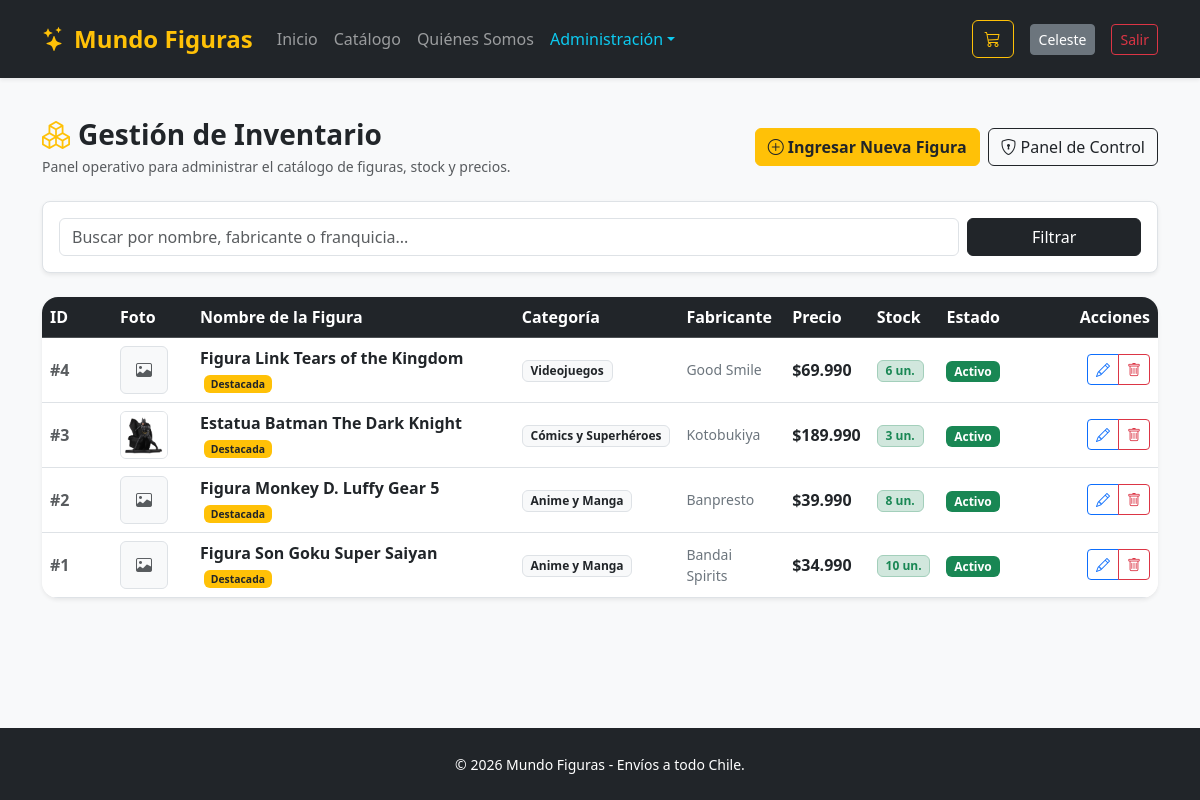
The app's page /catalogo/gestion/ (signed in) with its own data.
### apps/catalogo/models.py (models this page shows, shortened)
class Figura(models.Model):
    nombre = models.CharField(max_length=200, verbose_name="Nombre de la Figura")
    slug = models.SlugField(max_length=220, unique=True, blank=True)
    categoria = models.ForeignKey(Categoria, on_delete=models.PROTECT, related_name="figuras", verbose_name="Categoría")
    fabricante = models.CharField(max_length=100, verbose_name="Fabricante / Marca")
    escala = models.CharField(max_length=50, blank=True, verbose_name="Escala o Altura")
    descripcion = models.TextField(verbose_name="Descripción y Materiales")
    precio = models.DecimalField(max_digits=10, decimal_places=0, validators=[MinValueValidator(0)], verbose_name="Precio en CLP")
    stock = models.PositiveIntegerField(default=0, verbose_name="Stock disponible")
    imagen = models.ImageField(upload_to="figuras/", blank=True, null=True, verbose_name="Fotografía")
    destacado = models.BooleanField(default=False, verbose_name="¿Destacado?")
    activo = models.BooleanField(default=True, verbose_name="¿Disponible?")
    fecha_creacion = models.DateTimeField(auto_now_add=True)
    fecha_actualizacion = models.DateTimeField(auto_now=True)
    class Meta:
        verbose_name_plural = "Figuras Coleccionables"
        ordering = ['-fecha_creacion']
    @property
    def en_stock(self):
        return self.stock > 0
    @property
    def precio_formateado(self):
        return f"${self.precio:,.0f}".replace(",", ".")

class Categoria(models.Model):
    nombre = models.CharField(max_length=100, unique=True, verbose_name="Categoría o Franquicia")
    slug = models.SlugField(max_length=120, unique=True, blank=True, help_text="URL amigable")
    descripcion = models.TextField(blank=True, verbose_name="Descripción")
    activo = models.BooleanField(default=True, verbose_name="¿Activo?")
    creado_en = models.DateTimeField(auto_now_add=True)
    class Meta:
        verbose_name_plural = "Categorías"
        ordering = ['nombre']

### apps/catalogo/views.py (the view)
# urls.py: path('gestion/', views.gestion_figuras, name='gestion'),
@login_required
@user_passes_test(es_administrador, login_url='catalogo:lista')
def gestion_figuras(request):
    query = request.GET.get('q', '').strip()
    figuras = Figura.objects.all().select_related('categoria')
    if query:
        figuras = figuras.filter(Q(nombre__icontains=query) | Q(fabricante__icontains=query))
    paginador = Paginator(figuras.order_by('-fecha_creacion'), 10)
    pagina = paginador.get_page(request.GET.get('page'))
    return render(request, 'catalogo/gestion_figuras.html', {'figuras': pagina, 'query': query})

### apps/catalogo/views.py (called while the page is built)
def es_administrador(user):
    return user.is_authenticated and (user.is_staff or user.is_superuser)

### apps/pedidos/context_processors.py (called while the page is built)
def carrito_context(request):
    carrito = request.session.get('carrito',{})
    total_items = sum(item.get('cantidad',0) for item in carrito.values())
    return {
        'carrito_total_items': total_items
    }

### apps/catalogo/templates/catalogo/gestion_figuras.html (shortened to what this page needs)
{% extends 'base.html' %}
{% block content %}
<div class="d-flex justify-content-between align-items-center mb-4 flex-wrap gap-2">
    <div>
        <h1 class="h3 fw-bold mb-1"><i class="bi bi-boxes text-warning me-2"></i>Gestión de Inventario</h1>
        <p class="text-muted small mb-0">Panel operativo para administrar el catálogo de figuras, stock y precios.</p>
    </div>
    <div class="d-flex gap-2">
        <a href="{% url 'catalogo:crear' %}" class="btn btn-warning fw-semibold text-dark">
            <i class="bi bi-plus-circle me-1"></i>Ingresar Nueva Figura
        </a>
        <a href="/admin/catalogo/figura/" target="_blank" class="btn btn-outline-dark">
            <i class="bi bi-shield-lock me-1"></i>Panel de Control
        </a>
    </div>
</div>
<div class="card border shadow-sm p-3 mb-4 rounded-3 bg-white">
    <form method="get" class="row g-2">
        <div class="col-md-10">
            <input type="text" name="q" class="form-control" placeholder="Buscar por nombre, fabricante o franquicia..." value="{{ query }}">
        </div>
        <div class="col-md-2 d-grid">
            <button type="submit" class="btn btn-dark">Filtrar</button>
        </div>
    </form>
</div>
<div class="card border-0 shadow-sm rounded-4 overflow-hidden bg-white">
    <div class="table-responsive">
        <table class="table table-hover align-middle mb-0">
            <thead class="table-dark">
                <tr>
                    <th scope="col" style="width: 70px;">ID</th>
                    <th scope="col" style="width: 80px;">Foto</th>
                    <th scope="col">Nombre de la Figura</th>
                    <th scope="col">Categoría</th>
                    <th scope="col">Fabricante</th>
                    <th scope="col">Precio</th>
                    <th scope="col">Stock</th>
                    <th scope="col">Estado</th>
                    <th scope="col" class="text-end" style="width: 150px;">Acciones</th>
                </tr>
            </thead>
            <tbody>
                {% for fig in figuras %}
                <tr>
                    <td class="fw-bold text-muted">#{{ fig.id }}</td>
                    <td>
                        {% if fig.imagen %}
                            <img src="{{ fig.imagen.url }}" alt="{{ fig.nombre }}" class="rounded border" style="width: 48px; height: 48px; object-fit: cover;">
                        {% else %}
                            <div class="bg-light rounded border text-center d-flex align-items-center justify-content-center" style="width: 48px; height: 48px;">
                                <i class="bi bi-image text-muted"></i>
                            </div>
                        {% endif %}
                    </td>
                    <td>
                        <a href="{% url 'catalogo:detalle' fig.slug %}" class="fw-bold text-dark text-decoration-none">
                            {{ fig.nombre }}
                        </a>
                        {% if fig.destacado %}
                            <span class="badge bg-warning text-dark ms-1" style="font-size: 0.65rem;">Destacada</span>
                        {% endif %}
                    </td>
                    <td><span class="badge bg-light text-dark border">{{ fig.categoria.nombre }}</span></td>
                    <td class="text-secondary small">{{ fig.fabricante }}</td>
                    <td class="fw-bold text-dark">{{ fig.precio_formateado }}</td>
                    <td>
                        {% if fig.en_stock %}
                            <span class="badge bg-success-subtle text-success border border-success-subtle">{{ fig.stock }} un.</span>
                        {% else %}
                            <span class="badge bg-danger-subtle text-danger border border-danger-subtle">Sin stock</span>
                        {% endif %}
                    </td>
                    <td>
                        {% if fig.activo %}
                            <span class="badge bg-success">Activo</span>
                        {% else %}
                            <span class="badge bg-secondary">Inactivo</span>
                        {% endif %}
                    </td>
                    <td class="text-end">
                        <div class="btn-group btn-group-sm">
                            <a href="{% url 'catalogo:editar' fig.id %}" class="btn btn-outline-primary" title="Editar Figura">
                                <i class="bi bi-pencil"></i>
                            </a>
                            <a href="{% url 'catalogo:eliminar' fig.id %}" class="btn btn-outline-danger" title="Eliminar Figura">
                                <i class="bi bi-trash"></i>
                            </a>
                        </div>
                    </td>
                </tr>
                {% endfor %}
            </tbody>
        </table>
    </div>
</div>
{% endblock %}

### templates/base.html (shortened to what this page needs)
<!DOCTYPE html>
<html lang="es">
<head>
    <link href="https://cdn.jsdelivr.net/npm/bootstrap@5.3.3/dist/css/bootstrap.min.css" rel="stylesheet">
    <link rel="stylesheet" href="https://cdn.jsdelivr.net/npm/bootstrap-icons@1.11.3/font/bootstrap-icons.min.css">
</head>
<body class="bg-light d-flex flex-column min-vh-100">
    <nav class="navbar navbar-expand-lg navbar-dark bg-dark sticky-top shadow-sm py-3">
        <div class="container">
            <a class="navbar-brand fw-bold text-warning fs-4" href="{% url 'core:inicio' %}">
                <i class="bi bi-stars me-2"></i>Mundo Figuras
            </a>
            <div class="collapse navbar-collapse" id="menu">
                <ul class="navbar-nav me-auto">
                    <li class="nav-item"><a class="nav-link" href="{% url 'core:inicio' %}">Inicio</a></li>
                    <li class="nav-item"><a class="nav-link" href="{% url 'catalogo:lista' %}">Catálogo</a></li>
                    <li class="nav-item"><a class="nav-link" href="{% url 'core:nosotros' %}">Quiénes Somos</a></li>
                    {% if user.is_staff %}
                    <li class="nav-item dropdown">
                        <a class="nav-link dropdown-toggle text-info" href="#" data-bs-toggle="dropdown">Administración</a>
                    </li>
                    {% endif %}
                </ul>
                <div class="d-flex align-items-center gap-3">
                    <a href="{% url 'pedidos:ver' %}" class="btn btn-outline-warning position-relative">
                        <i class="bi bi-cart3"></i>
                    </a>
                    {% if user.is_authenticated %}
                        <a href="{% url 'usuarios:perfil' %}" class="btn btn-secondary btn-sm">{{ user.username }}</a>
                        <a href="{% url 'usuarios:logout' %}" class="btn btn-outline-danger btn-sm">Salir</a>
                    {% else %}
                        <a href="{% url 'usuarios:login' %}" class="btn btn-outline-light btn-sm">Ingresar</a>
                        <a href="{% url 'usuarios:registro' %}" class="btn btn-warning btn-sm fw-semibold">Registrarse</a>
                    {% endif %}
                </div>
            </div>
        </div>
    </nav>
    <main class="container my-4 flex-grow-1">
        {% block content %}{% endblock %}
    </main>
    <footer class="bg-dark text-white py-4 mt-auto">
        <div class="container text-center">
            <small>&copy; 2026 Mundo Figuras - Envíos a todo Chile.</small>
        </div>
    </footer>
</body>
</html>

### records on screen
Figura: id "4", nombre "Figura Link Tears of the Kingdom", destacado "Destacada", categoria.nombre "Videojuegos", fabricante "Good Smile", precio_formateado "$69.990", stock "6", activo "Activo"
Figura: id "3", imagen (picture), nombre "Estatua Batman The Dark Knight", destacado "Destacada", categoria.nombre "Cómics y Superhéroes", fabricante "Kotobukiya", precio_formateado "$189.990", stock "3", activo "Activo"
Figura: id "2", nombre "Figura Monkey D. Luffy Gear 5", destacado "Destacada", categoria.nombre "Anime y Manga", fabricante "Banpresto", precio_formateado "$39.990", stock "8", activo "Activo"
Figura: id "1", nombre "Figura Son Goku Super Saiyan", destacado "Destacada", categoria.nombre "Anime y Manga", fabricante "Bandai Spirits", precio_formateado "$34.990", stock "10", activo "Activo"

### other values on screen
{{ user.username }} "Celeste"
